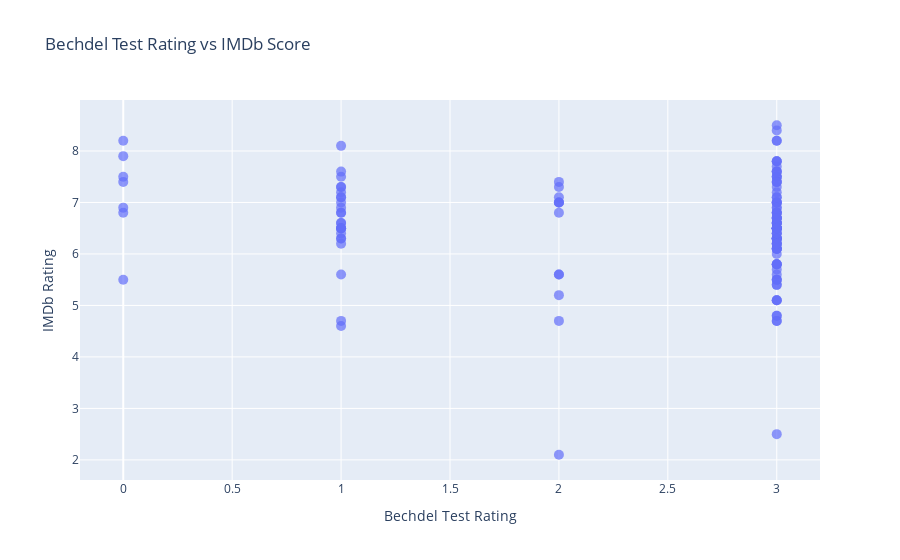

Write notebook code for a chart like this one.
### Code cell
fig = px.scatter(
    df,
    x='rating',
    y='averageRating',  # IMDb-Bewertung
    hover_name='primaryTitle',
    hover_data=['year', 'genres'],
    title='Bechdel Test Rating vs IMDb Score',
    labels={'rating': 'Bechdel Test Rating', 'averageRating': 'IMDb Rating'}
)
fig.update_traces(marker=dict(size=10, opacity=0.7))
fig.show()

### Figure 1 — Plotly figure (JSON) as saved in the notebook; plotly's stock layout.template omitted (floating-point values rounded to 4 significant figures; data arrays with more than 128 entries replaced by an {"elided": "..."} marker saying what was removed)
{"data": [{"customdata": {"elided": "132x2 mixed values"}, "hovertemplate": "<b>%{hovertext}</b><br><br>Bechdel Test Rating=%{x}<br>IMDb Rating=%{y}<br>year=%{customdata[0]}<br>genres=%{customdata[1]}<extra></extra>", "hovertext": {"elided": "132 str values"}, "legendgroup": "", "marker": {"color": "#636efa", "opacity": 0.7, "size": 10, "symbol": "circle"}, "mode": "markers", "name": "", "orientation": "v", "showlegend": false, "type": "scatter", "x": {"elided": "132 int values"}, "xaxis": "x", "y": {"elided": "132 float values"}, "yaxis": "y"}], "layout": {"legend": {"tracegroupgap": 0}, "title": {"text": "Bechdel Test Rating vs IMDb Score"}, "xaxis": {"anchor": "y", "domain": [0, 1], "title": {"text": "Bechdel Test Rating"}}, "yaxis": {"anchor": "x", "domain": [0, 1], "title": {"text": "IMDb Rating"}}}}
